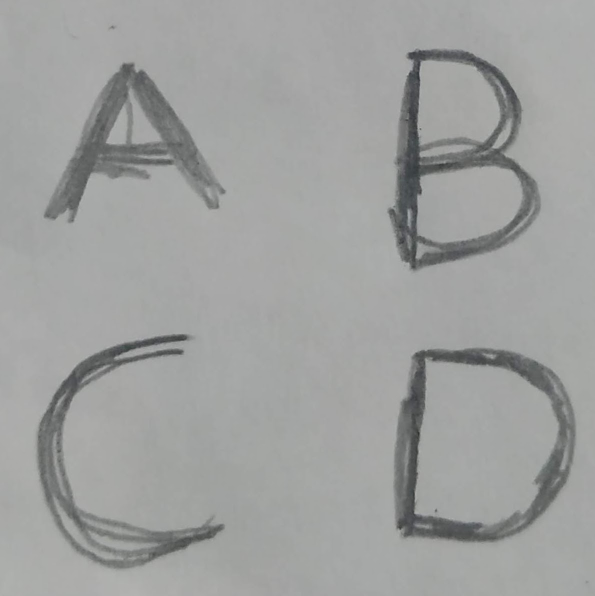
#> input picture imagens/letras.jpg, 1190 x 1192 px, found by its file name (shown at 1/2 size)
$ jupyter execute Exercicios2.ipynb   (shell and % lines are left out)
#> lines starting #> are read from the running program, lines starting #| are printed output that depends on the picture
<a href="https://colab.research.google.com/github/diego2017003/pds_exercicios_unidade1/blob/main/Exercicios2.ipynb" target="_parent"></a>

# Introdução
---
Este notebook tem por objetivo responder duas questões propostas na disciplina DCA0445  - Processamento digital de imagens, ministrada pelo professor agostinho do departamento de computação e automação(DCA) da UFRN.

As duas questões ilustram uma manipulação inicial de imagens como matrizes utilizando a biblioteca OpenCV para o processamento de imagens. A primeira questão se trata da operação de negativo em uma sessão da imagem e a segunda questão se trata da manipulação das sessões da imagem.

Por questões de maior proximidade do aluno que está desenvolvendo essa tarefa com a linguagem python, as questões serão realizadas utilizando o openCV python, e algumas funções do google colab específicas para exibição de imagens em jupyters notebooks. à medida que o problema for sendo desenvolvido a solução irá sendo comentada. Agora lhes convido a se juntarem a mim no desenvolvimento dessa tarefa, vamos lá!

## Exercício 2.1
---
Para esse exercício o usuário deve fornecer duas coordenadas P1 e P2 para representarem os vértices de um retangulo. dentro da área delimitada por esses vertices será aplicada uma operação deixando esse espaço com o  negativo da imagem original.

Para essa atividade o aluno tirou uma foto das letras abcd escritas à mão para a realização da tarefa. à medida que o código for sendo desenvolvido, iremos comentar o que está acontecend ocom a imagem.

### passo 0: Instalando a biblioteca e importando as bibliotecas usadas
os primeiros passos são inerentes ao ambiente de desenvolvimento, iremos instalar via pip a biblioteca do opencv para python e importa-la para o nosso código. junto ao openCV é importante salientar que esse código foi desenvolvido no ambiente do Google colaboratory e portanto, iremos importar também a biblioteca do google colaboratory utilizada para exibir a imagem em ambiente controlado, semelhante à função imshow().

[cell 1]
#importando o openCV
import cv2 as cv
#importando o imshow do google colab
from google.colab.patches import cv2_imshow

### Passo 1: abrindo a imagem
Nesse passo iremos abrir a imagem utilizando o openCV e converte-la para tons de cinza para que possa-mos começar a amnipular os pixels. O imread do python já vai nos retornar a imagem em formato de matriz, e existe a possibilidade de já ler a imagem em tons de cinza pasando a constante IMREAD_GRAYSCALE da lib.

[cell 2]
#Abrindo a imagem em tons de cinza
img = cv.imread('/content/letras.jpg',cv.IMREAD_GRAYSCALE)
#> img: shape (1192, 1190); min 44, max 184, mean 159.2
#exibindo a imagem como uma matriz
img

[cell 3]
#exibindo a imagem
cv2_imshow(img)

### Passo2: Selecionando a sessão
Iremos utilizar 4 inputs para representar as coordenadas de P1 e P2 e em seguida selecionaremos o setor que representa a sessão.

[cell 4]
P1_x=50
P1_y=500
P2_x=600
P2_y=1150

[cell 5]
print(P1_x,P1_y)
print(P2_x,P2_y)

[cell 6]
color = (0,0,0)
img2 = img.copy()
#para visualização, copiamos a imagem original e exibimos dentro de um retangulo a sessão escolhida
cv.rectangle(img2, (int(P1_x),int(P1_y)),(int(P2_x),int(P2_y)), color,2)
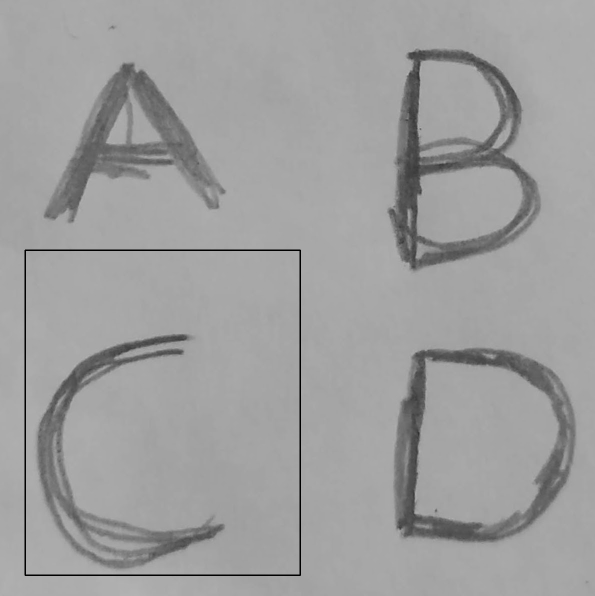
#> img2: shape (1192, 1190) (shown at 1/2 size); min 0, max 184, mean 158.3
cv2_imshow(img2)

[cell 7]
sessao = img[P1_y:P2_y,P1_x:P2_x]
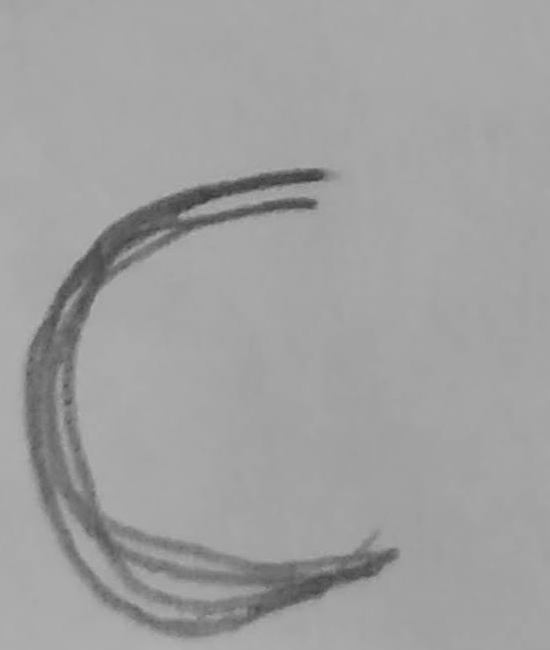
#> sessao: shape (650, 550); min 57, max 177, mean 160.1
cv2_imshow(sessao)

## Passo3: tomando o negativo
Agora que já foi mostrado como selcionar a sessão utilizando python, iremos aplicar o negativo para a sessão escolhida. Para isso iremos simplesmente igualar :
**valor do pixel na sessão selecionada** = 255-**valor do pixel na sessão selecionada**

[cell 8]
img2 = img.copy()
img2[P1_y:P2_y,P1_x:P2_x] = 255 - img2[P1_y:P2_y,P1_x:P2_x]
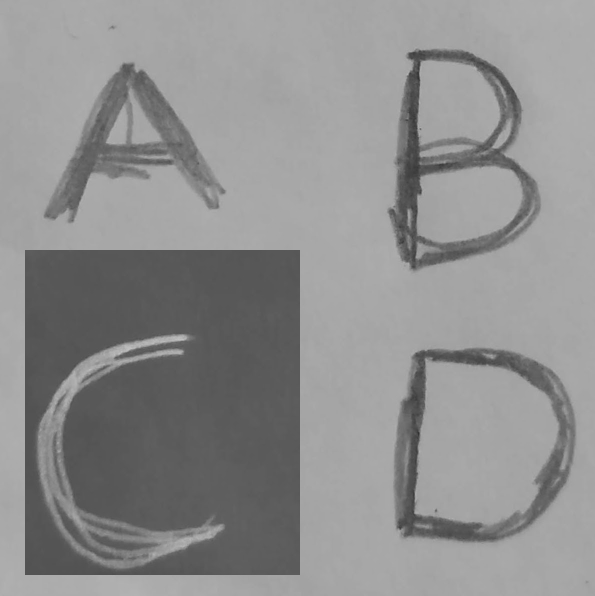
#> img2: shape (1192, 1190) (shown at 1/2 size); min 44, max 198, mean 142.8
cv2_imshow(img2)

### Final: código completo
---

[cell 9]
#importando o openCV
import cv2 as cv
#importando o imshow do google colab
from google.colab.patches import cv2_imshow

img = cv.imread('/content/letras.jpg',cv.IMREAD_GRAYSCALE)

print('insira o x para a coordenada 1:')
P1_x = int(input())
#> the answer given: 3
print('insira o y para a coordenada 1:')
P1_y = int(input())
#> the answer given: 3
print('insira o x para a coordenada 2:')
P2_x= int(input())
#> the answer given: 3
print('insira o y para a coordenada 2:')
P2_y= int(input())
#> the answer given: 3

img2 = img.copy()
img2[P1_y:P2_y,P1_x:P2_x] = 255 - img2[P1_y:P2_y,P1_x:P2_x]
cv2_imshow(img2)

## Exercício 2.2
---
Nesse exercício iremos trocar as sessões da imagem na diagonal. ou seja, dividiremos a imagem em 4 sessões e vamos trocar as sessões de de lugar utilizando as diagonais da imagem.

os passos 0 e 1 são semelhantes ao exercício anterior, logo iremos pular direto para a distribuição das sessões. Para isso vamos copiar a imagem e desenhar 4 retangulos de mesmo tamanho. Um ponto que devemos salientar é: se a imagem tiver dimensões impares, iremos ignorar o ultimo píxel na direção cujo tamanho é impar. Se tivermos uma largura impar iremos ignorar a última coluna e se tivermos uma altura impar iremos ignorar a última linha.

### Distriuindo as sessões
---
iremos testar as dimensões e dividir as sessões.

[cell 10]
#importando o openCV
import cv2 as cv
#importando o imshow do google colab
from google.colab.patches import cv2_imshow

img = cv.imread('/content/letras.jpg',cv.IMREAD_GRAYSCALE)

img2 = img.copy()
#testa se a quantidade de linhas são pares
if len(img2)%2 != 0:
  img2 = img2[0:(len(img2)),0:(len(img2)-1)]#ignora a ultima coluna

#testa se a quantidade de colunas são pares
if len(img2[0])%2 != 0:
  img2 = img2[0:(len(img2)-1),0:(len(img2))]#ignora a ultima linha

Testado se as dimensões são pares, podemos começar a dividir as sessões.

[cell 11]
mid_col = int(len(img2[0])/2)
#> mid_col = 595
mid_row = int(len(img2)/2)
#> mid_row = 596
# é necessário fazer a cópia de img2 para não sobrepormos as variáveis quando formos inverter as sessões de lugar
img3 = img2.copy()
sessao_1 = img3[0:mid_row,0:mid_col]
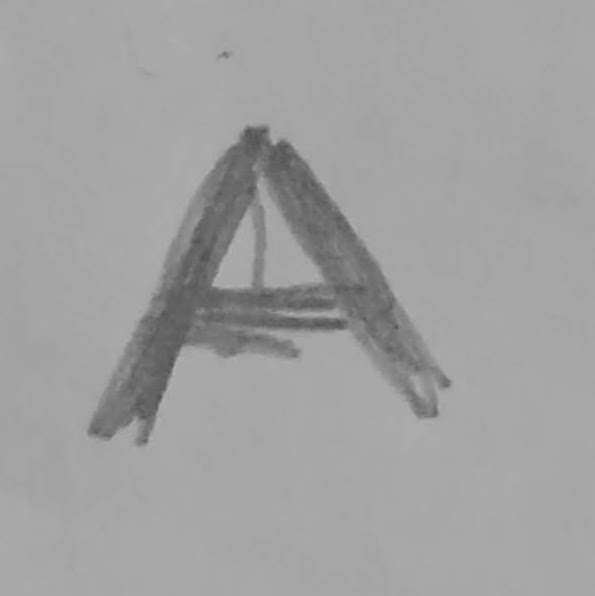
#> sessao_1: shape (596, 595); min 81, max 180, mean 160.6
sessao_2 = img3[0:mid_row:,mid_col:]
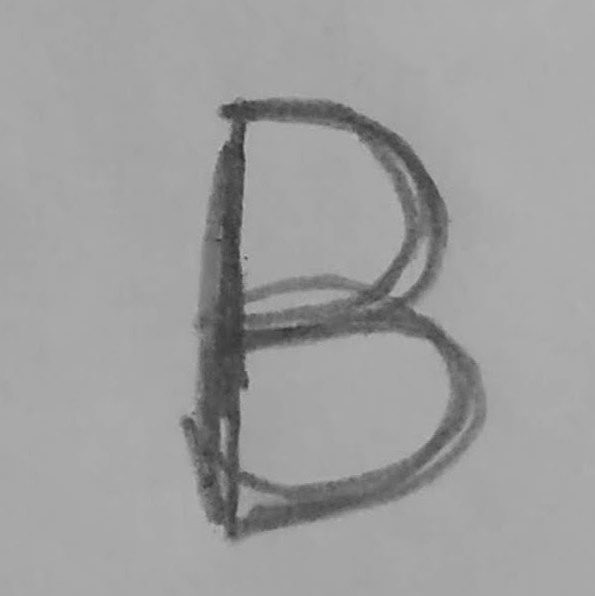
#> sessao_2: shape (596, 595); min 46, max 184, mean 158.4
sessao_3 = img3[mid_row:,mid_col:]
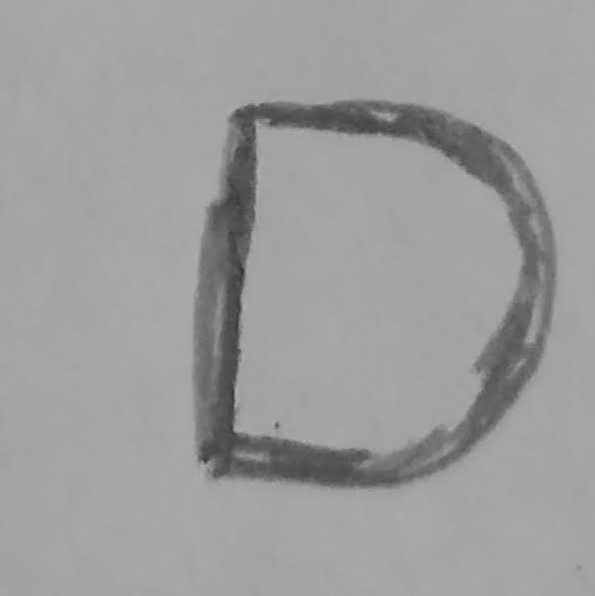
#> sessao_3: shape (596, 595); min 44, max 180, mean 157.3
sessao_4 = img3[mid_row:,0:mid_col]
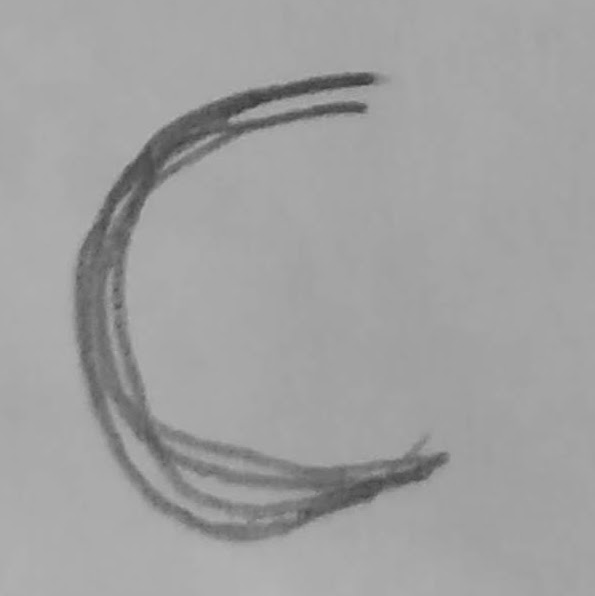
#> sessao_4: shape (596, 595); min 57, max 179, mean 160.5
cv2_imshow(sessao_1)
cv2_imshow(sessao_2)
cv2_imshow(sessao_3)
cv2_imshow(sessao_4)

Identificadas as sessões separadamente, iremos trocar de lugar as sessões 1 e 3, e as sessões 2 e 4 respectivamente.

[cell 12]
img2[0:mid_row,0:mid_col] = sessao_3 #igualamos a sessão correspondente à sessão 1 à sessão 3 que tinhamos separado
img2[0:mid_row:,mid_col:]= sessao_4
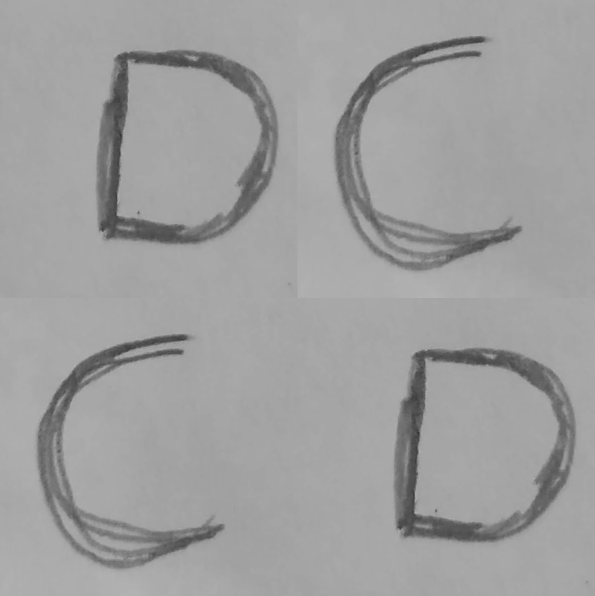
#> img2: shape (1192, 1190) (shown at 1/2 size); min 44, max 180, mean 158.9
img2[mid_row:,mid_col:] = sessao_1
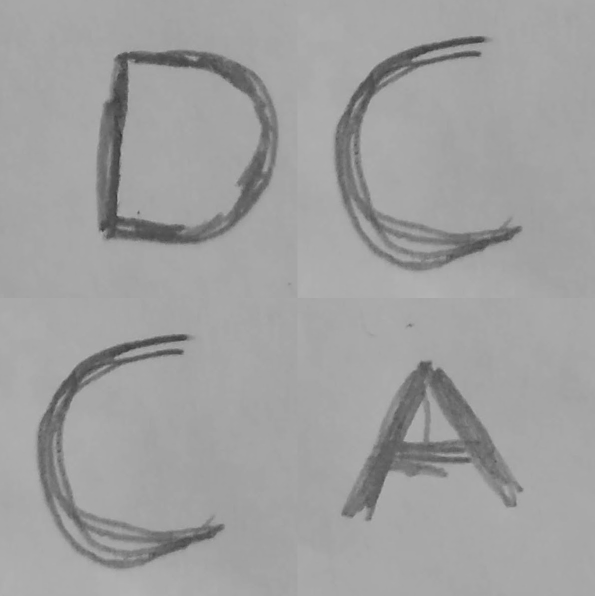
#> img2: shape (1192, 1190) (shown at 1/2 size); min 44, max 180, mean 159.7
img2[mid_row:,0:mid_col] = sessao_2
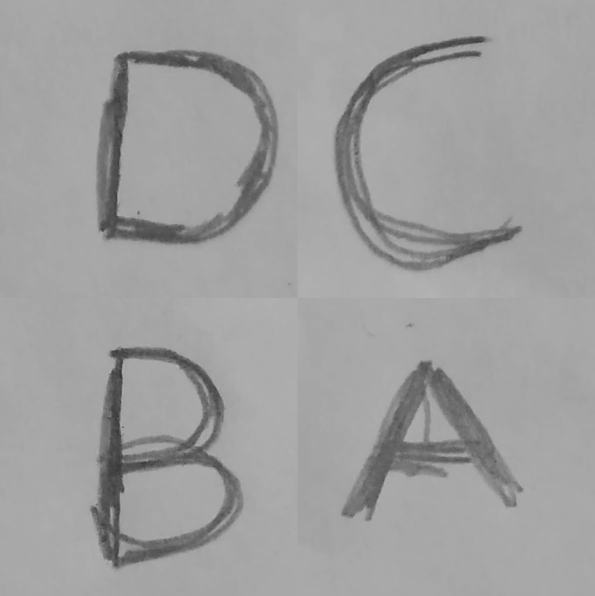
#> img2: shape (1192, 1190) (shown at 1/2 size); min 44, max 184, mean 159.2
